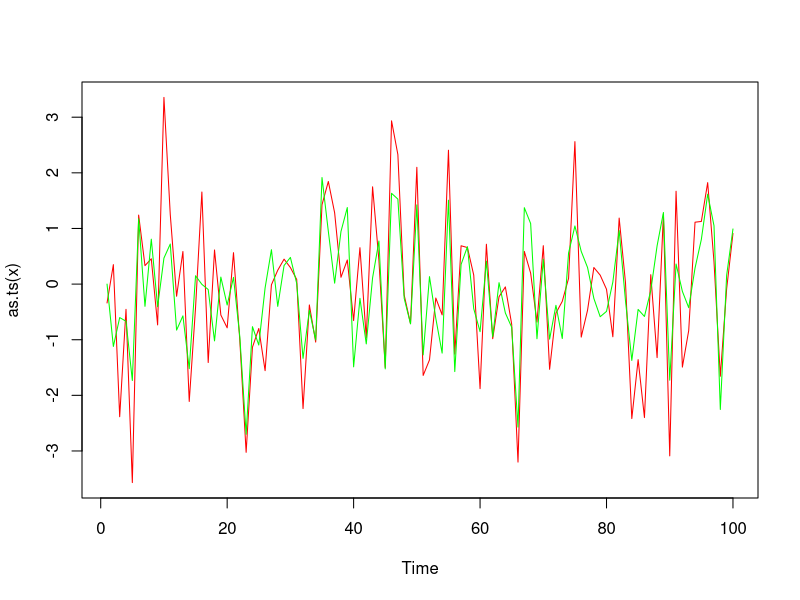

The R source for this figure: (Note: this script raises an error after producing the figure.)
# SIR - Sequential Importance Resampling
# rprop: função que gera o próximo estado da partícula
# peso: peso dado para cada partícula
# d: número de dimensões do vetor que desejamos simular
# B: número de partículas
SIR <- function(rprop, peso, d, B = 10^4)
{
  particles <- matrix(NA, nrow = B, ncol = d)
  for(jj in 1:d)
  {
    pesos <- rep(NA, B)
    for(ii in 1:B)
    {
      passado <- particles[ii, 1:(jj-1)]
      if(jj == 1) { passado <- c() }
      particles[ii,jj] <- rprop(passado)
      pesos[ii] <- peso(particles[ii,1:jj])
    }
    linhas = sample(1:B, B, replace = TRUE, prob = pesos)
    particles <- particles[linhas,]
  }
  particles
}

# Exemplo com um AR(1) com erro de medição com phi = 0.2
# T1 --> T2 --> T3 --> ... --> Td
# |      |      |              |
# X1     X2     X3             Xd
d = 100
phi = 0.2
sigma_t = 1
sigma_x = 0.9
theta <- rep(NA, d)
theta[1] <- 0
for(ii in 2:d)
{
  theta[ii] = rnorm(1, 0.2*theta[ii-1], sigma_t)
}
x <- rnorm(d, theta, sigma_x)
plot(as.ts(x), col = "red")
lines(as.ts(theta), col = "green")

# f(theta[1:n]|x[1:n]) ~ f(theta[1:(n-1)]|x[1:(n-1)])*
#                        f(theta[n]|theta[n-1])*f(x[n]|theta[n])

# f(theta[1:n]|x[1:n]) ~ prod(f(theta[i]|theta[i-1])*f(x[i]|theta[i]))


#Função para usar o SIR
# g(theta[i]|theta[i-1]) ~ N(0.2*theta[i-1], sigma_t)
rprop <- function(theta)
{
  d = length(theta)
  if(d == 0) return(rnorm(1, 0, sigma_t))
  rnorm(1, phi*theta[d], sigma_t)
}

# f(theta[1:n]|x[1:n])            prod(f(x[i]|theta[i]))
# ---------------------------- =
# prod(f(theta[i]|theta[i-1]))    

peso <- function(theta)
{
  d = length(theta)
  dnorm(x[d], theta[d], sigma_x)
}

particles <- sir(rprop, peso, d)

dados <- tibble(t = 1:d, 
                media = colMeans(particles),
                sd = sqrt(apply(particles, 2, var)))

dados %>% 
  ggplot(aes(x = t, y = media)) +
  geom_line() +
  geom_ribbon(aes(ymin = media-2*sd, 
                  ymax = media+2*sd), 
              alpha=0.1, 
              linetype="dashed",
              color="grey")
